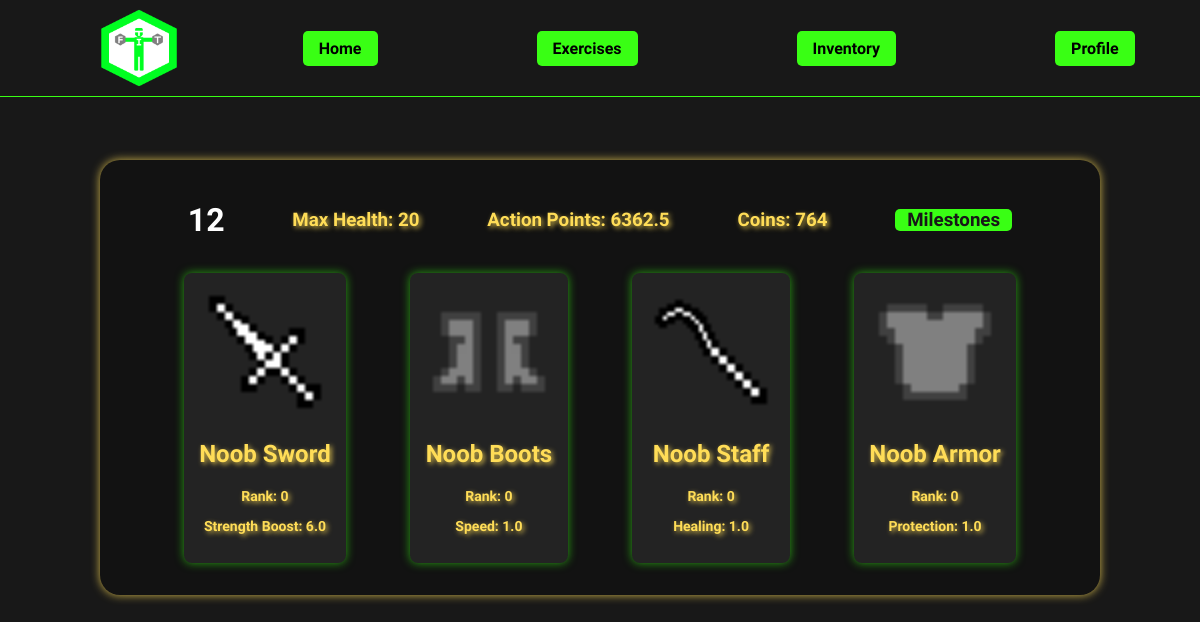
/dungeon/inventory/ (signed in), run on the app's committed database.
### dungeon/models.py (models this page shows, shortened)
class Sword(models.Model):
    sword_rank = models.IntegerField()
    name = models.CharField(max_length=63)
    strength_boost = models.FloatField()
    sprite_path = models.CharField(max_length=63, blank=True, null=True)

class Boots(models.Model):
    boots_rank = models.IntegerField()
    name = models.CharField(max_length=63)
    ap_reduction_factor = models.FloatField()
    sprite_path = models.CharField(max_length=63, blank=True, null=True)

class Staff(models.Model):
    staff_rank = models.IntegerField()
    name = models.CharField(max_length=63)
    healing_factor = models.FloatField()
    sprite_path = models.CharField(max_length=63, blank=True, null=True)

class Armor(models.Model):
    armor_rank = models.IntegerField()
    name = models.CharField(max_length=63)
    defense_factor = models.FloatField()
    sprite_path = models.CharField(max_length=63, blank=True, null=True)

### dungeon/views.py (the view)
# urls.py: path('inventory/', views.view_inventory, name='view_inventory'),
@login_required
def view_inventory(request):
    if request.user.user_type != 'FitKnight':
        return redirect('fitness:home')
    check_and_create_game_stats(request.user.id)
    inventory = get_player_inventory(request.user.id)
    return render(request, 'dungeon/view_inventory.html', inventory)

### fitness/views.py (called while the page is built, shortened)
def check_and_create_game_stats(user_id):
    with connection.cursor() as cursor:
        cursor.execute("""
            SELECT *
            FROM dungeon_gamestats
            WHERE user_id = %s
            """,
            [user_id]
        )
        rows = cursor.fetchall()

### dungeon/templates/dungeon/view_inventory.html (shortened to what this page needs)
{% extends 'fitness/header.html' %}
{% load static %}
{% block content %}
    <link rel="stylesheet" type="text/css" href="{% static 'dungeon/inventory.css' %}">
    <div class="container">
        <div class="info_container">
            <h1>{{username}}</h1>
            <h3>Max Health: {{max_health}}</h3>
            <h3>Action Points: {{action_points}}</h3>
            <h3>Coins: {{coins}}</h3>
            <h3><a href="{% url 'dungeon:view_milestones' %}">Milestones</a></h3>
        </div>
        <div class="inventory_container">
            <div class="sword_container">
                <img src="{% static sword_info.path %}" width="128" height="128">
                <h2>{{sword_info.name}}</h2>
                <h3>Rank: {{sword_info.rank}}</h3>
                <h3>Strength Boost: {{sword_info.stats}}</h3>
            </div>
            <div class="boots_container">
                <img src="{% static boots_info.path %}" width="128" height="128">
                <h2>{{boots_info.name}}</h2>
                <h3>Rank: {{boots_info.rank}}</h3>
                <h3>Speed: {{boots_info.stats}}</h3>
            </div>
            <div class="staff_container">
                <img src="{% static staff_info.path %}" width="128" height="128">
                <h2>{{staff_info.name}}</h2>
                <h3>Rank: {{staff_info.rank}}</h3>
                <h3>Healing: {{staff_info.stats}}</h3>
            </div>
            <div class="armor_container">
                <img src="{% static armor_info.path %}" width="128" height="128">
                <h2>{{armor_info.name}}</h2>
                <h3>Rank: {{armor_info.rank}}</h3>
                <h3>Protection: {{armor_info.stats}}</h3>
            </div>
        </div>
    </div>
{% endblock %}

### fitness/static/fitness/header.css (style rules this page uses)
body { background-color: #282828; color: white; font-family: "Rajdhani", sans-serif; margin: 0; }

### dungeon/static/dungeon/inventory.css (style rules this page uses)
body { background-color: #181818; }
.container { display: flex; flex-direction: column; align-items: center; justify-content: center; width: 80%; margin: 10vh auto; padding: 20px; background-color: #121212; border-radius: 20px; box-shadow: 0px 0px 10px rgba(255, 221, 87, 0.8); }
.info_container { text-align: center; display: flex; align-items: center; justify-content: space-evenly; width: 100%; }
.info_container a { background-color: #39FF14; padding: 0 1vw; border-radius: 5px; color: #181818; text-shadow: none; text-decoration: none; transition: transform 0.3s ease-in-out; }
.inventory_container { display: flex; justify-content: space-evenly; align-items: center; padding: 1vw; border-radius: 10px; width: 100%; }
.inventory_container h3 { font-size: 14px; }
.inventory_container > div { background-color: #232323; padding: 15px; border-radius: 8px; text-align: center; box-shadow: 0 0 10px rgba(57, 255, 20, 0.6); transition: transform 0.3s ease-in-out; }
.inventory_container img { border-radius: 5px; }
.container h2, h3 { color: #ffdd57; text-shadow: 2px 2px 5px rgba(255, 221, 87, 0.8); }

### data on the page
Sword: name "Noob Sword"
Boots: name "Noob Boots"
Staff: name "Noob Staff"
Armor: name "Noob Armor"

### other printed values
{{ username }} "12"
{{ max_health }} "20"
{{ action_points }} "6362.5"
{{ coins }} "764"
{{ sword_info.rank }} "0"
{{ sword_info.stats }} "6.0"
{{ boots_info.rank }} "0"
{{ boots_info.stats }} "1.0"
{{ staff_info.rank }} "0"
{{ staff_info.stats }} "1.0"
{{ armor_info.rank }} "0"
{{ armor_info.stats }} "1.0"
